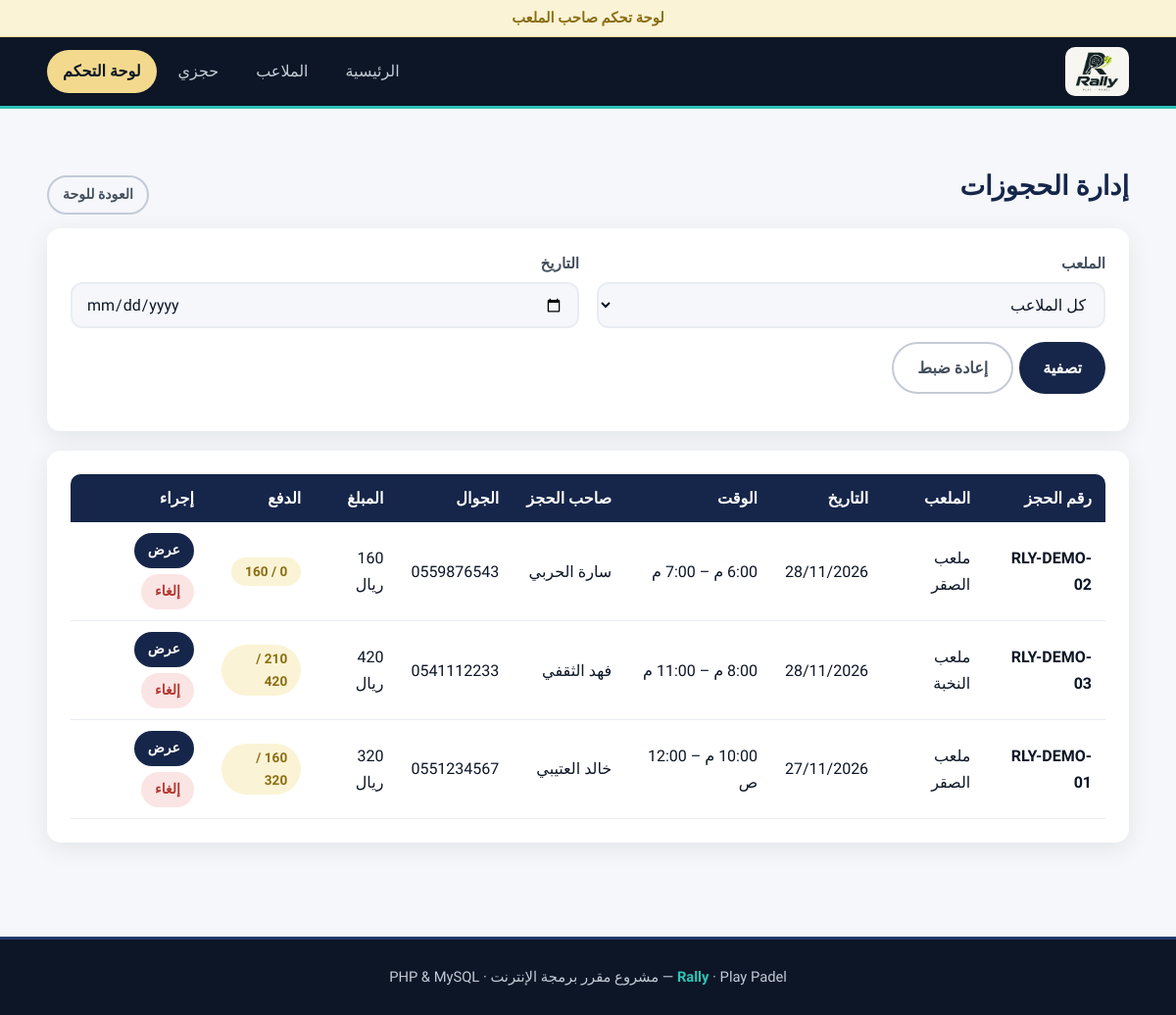
Page /admin/bookings.php on the committed database.
### tables this page shows
CREATE TABLE bookings (
  id INT AUTO_INCREMENT PRIMARY KEY,
  code VARCHAR(30) NOT NULL,
  court_id INT NOT NULL,
  booking_date DATE NOT NULL,
  start_hour INT NOT NULL,
  hours INT NOT NULL,
  owner_name VARCHAR(100) NOT NULL,
  owner_phone VARCHAR(15) NOT NULL,
  total INT NOT NULL,
  created_at TIMESTAMP DEFAULT CURRENT_TIMESTAMP
);

CREATE TABLE courts (
  id INT AUTO_INCREMENT PRIMARY KEY,
  name VARCHAR(100) NOT NULL,
  type VARCHAR(20) NOT NULL,
  location VARCHAR(150) NOT NULL,
  image VARCHAR(150) NOT NULL,
  price_hour INT NOT NULL,
  open_hour INT NOT NULL,
  close_hour INT NOT NULL
);

### config.php (called while the page is built, shortened)
<?php
function hourLabel($h) {
  $h = $h % 24;
  if ($h >= 12) { $ampm = "م"; } else { $ampm = "ص"; }
  $x = $h % 12;
  if ($x == 0) { $x = 12; }
  return $x . ":00 " . $ampm;
}
?>

### admin/bookings.php (the view, shortened to what this page needs)
<?php
include "../config.php";
$f_date = "";
$where = "WHERE 1=1";
$sql = "SELECT b.*, c.name AS court_name FROM bookings b JOIN courts c ON b.court_id=c.id $where ORDER BY b.booking_date DESC, b.start_hour";
$result = mysqli_query($conn, $sql);
include "../header.php";
?>
<section class="section">
  <div class="container">
    <div class="title-row" style="margin-bottom:14px">
      <h2 class="section-title">إدارة الحجوزات</h2>
      <a href="index.php" class="btn btn-outline btn-sm">العودة للوحة</a>
    </div>
    <div class="panel" style="margin-bottom:20px">
      <form method="get" action="bookings.php" class="form-grid" style="align-items:end">
        <div class="form-group">
          <label for="court">الملعب</label>
          <select name="court" id="court">
            <option value="0">كل الملاعب</option>
          </select>
        </div>
        <div class="form-group">
          <label for="date">التاريخ</label>
          <input type="date" name="date" id="date" value="<?php echo $f_date; ?>">
        </div>
        <div class="form-group actions">
          <button type="submit" class="btn btn-dark">تصفية</button>
          <a href="bookings.php" class="btn btn-outline">إعادة ضبط</a>
        </div>
      </form>
    </div>
    <div class="panel">
      <?php if (mysqli_num_rows($result) == 0) { ?>
        <div class="empty">لا توجد حجوزات.</div>
      <?php } else { ?>
      <div class="table-wrap">
        <table>
          <tr><th>رقم الحجز</th><th>الملعب</th><th>التاريخ</th><th>الوقت</th><th>صاحب الحجز</th><th>الجوال</th><th>المبلغ</th><th>الدفع</th><th>إجراء</th></tr>
          <?php while ($b = mysqli_fetch_assoc($result)) {
            $pr = mysqli_query($conn, "SELECT SUM(share) AS s FROM players WHERE booking_id=" . $b['id'] . " AND paid=1");
            $prow = mysqli_fetch_assoc($pr);
            $paid = floatval($prow['s']);
          ?>
            <tr>
              <td style="direction:ltr;text-align:right"><b><?php echo $b['code']; ?></b></td>
              <td><?php echo $b['court_name']; ?></td>
              <td><?php echo date('d/m/Y', strtotime($b['booking_date'])); ?></td>
              <td><?php echo hourLabel($b['start_hour']); ?> – <?php echo hourLabel($b['start_hour'] + $b['hours']); ?></td>
              <td><?php echo htmlspecialchars($b['owner_name']); ?></td>
              <td><?php echo $b['owner_phone']; ?></td>
              <td><?php echo $b['total']; ?> ريال</td>
              <td>
                <?php if ($paid >= $b['total']) { ?>
                  <span class="badge badge-ok">مكتمل</span>
                <?php } else { ?>
                  <span class="badge badge-warn"><?php echo $paid; ?> / <?php echo $b['total']; ?></span>
                <?php } ?>
              </td>
              <td>
                <div class="actions">
                  <a href="../booking.php?code=<?php echo $b['code']; ?>" class="btn btn-dark btn-sm">عرض</a>
                  <a href="bookings.php?cancel=<?php echo $b['id']; ?>" class="btn btn-danger btn-sm" data-confirm="إلغاء هذا الحجز؟">إلغاء</a>
                </div>
              </td>
            </tr>
          <?php } ?>
        </table>
      </div>
      <?php } ?>
    </div>
  </div>
</section>
<?php include "../footer.php"; ?>

### css/style.css (style rules this page uses)
:root { --ink: #0D1626; --navy: #16264A; --navy-2: #223A6B; --blue: #3B6FB6; --sky: #DCE9F8; --tiffany: #2EC4B6; --tiffany-dark: #178C81; --tiffany-soft: #DDF5F2; --yellow: #F2D98D; --yellow-soft: #FBF3D5; --yellow-dark: #8A6D12; --g50: #F5F7FA; --g100: #E9EDF2; --g300: #C3CBD6; --g500: #7B8696; --g700: #444F5E; --red-soft: #FBE4E4; --red: #B3372F; --radius: 14px; --shadow: 0 6px 24px rgba(13, 22, 38, .08); }
* { box-sizing: border-box; margin: 0; padding: 0; }
html { scroll-behavior: smooth; }
body { font-family: "Tajawal", "Segoe UI", Tahoma, sans-serif; background: var(--g50); color: var(--ink); line-height: 1.7; direction: rtl; }
a { color: inherit; text-decoration: none; }
.container { width: min(1120px, 92%); margin: 0 auto; }
.btn { display: inline-block; border: 0; cursor: pointer; font-family: inherit; font-size: 1rem; font-weight: 700; padding: 11px 24px; border-radius: 999px; transition: .2s; text-align: center; }
.btn-dark { background: var(--navy); color: #fff; }
.btn-outline { background: transparent; border: 2px solid var(--g300); color: var(--g700); }
.btn-danger { background: var(--red-soft); color: var(--red); }
.btn-sm { padding: 6px 14px; font-size: .88rem; }
.section { padding: 56px 0; }
.section-title { font-size: 1.7rem; margin-bottom: 6px; color: var(--navy); }
.title-row { display: flex; justify-content: space-between; align-items: end; gap: 12px; flex-wrap: wrap; }
.badge { display: inline-block; padding: 3px 14px; border-radius: 999px; font-size: .85rem; font-weight: 700; }
.badge-warn { background: var(--yellow-soft); color: var(--yellow-dark); }
.panel { background: #fff; border-radius: var(--radius); box-shadow: var(--shadow); padding: 24px; }
.form-group { margin-bottom: 14px; }
label { display: block; font-weight: 700; margin-bottom: 5px; color: var(--g700); font-size: .95rem; }
input[type=text], input[type=number], input[type=tel], input[type=date], select, input[type=file] { width: 100%; padding: 11px 14px; border: 2px solid var(--g100); border-radius: 12px; font-family: inherit; font-size: 1rem; background: var(--g50); color: var(--ink); }
.table-wrap { overflow-x: auto; }
table { width: 100%; border-collapse: collapse; }
th { background: var(--navy); color: #fff; padding: 11px 14px; text-align: right; font-weight: 700; white-space: nowrap; }
th:first-child { border-radius: 0 10px 0 0; }
th:last-child { border-radius: 10px 0 0 0; }
td { padding: 11px 14px; border-bottom: 1px solid var(--g100); vertical-align: middle; }
.actions { display: flex; gap: 6px; flex-wrap: wrap; }
.form-grid { display: grid; grid-template-columns: 1fr 1fr; gap: 0 18px; }
body { overflow-x: hidden; }

### rows in the picture
bookings: code "RLY-DEMO-02", court.name "ملعب الصقر", booking_date "28/11/2026", start_hour "6:00 م", hourLabel($b['start_hour'] + $b['hours']) "7:00 م", owner_name "سارة الحربي", owner_phone "0559876543", total "160"
bookings: code "RLY-DEMO-03", court.name "ملعب النخبة", booking_date "28/11/2026", start_hour "8:00 م", hourLabel($b['start_hour'] + $b['hours']) "11:00 م", owner_name "فهد الثقفي", owner_phone "0541112233", total "420"
bookings: code "RLY-DEMO-01", court.name "ملعب الصقر", booking_date "27/11/2026", start_hour "10:00 م", hourLabel($b['start_hour'] + $b['hours']) "12:00 ص", owner_name "خالد العتيبي", owner_phone "0551234567", total "320"
